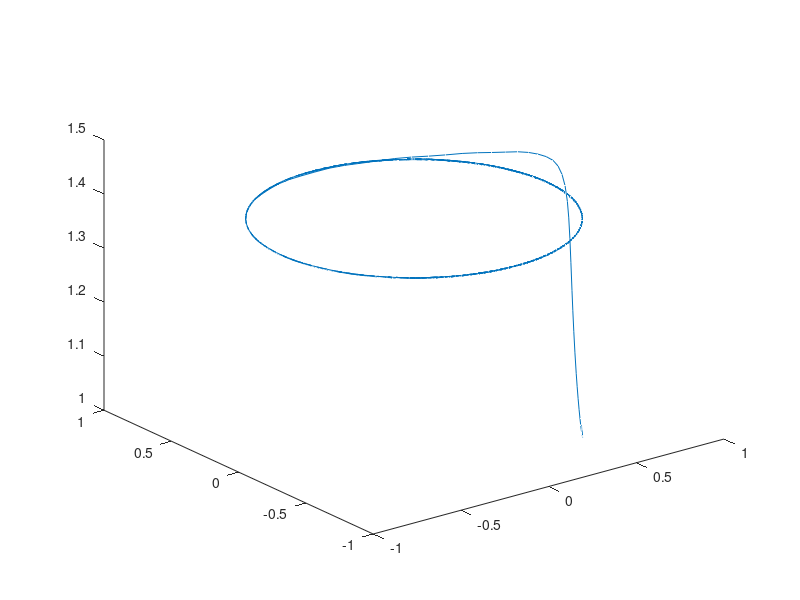
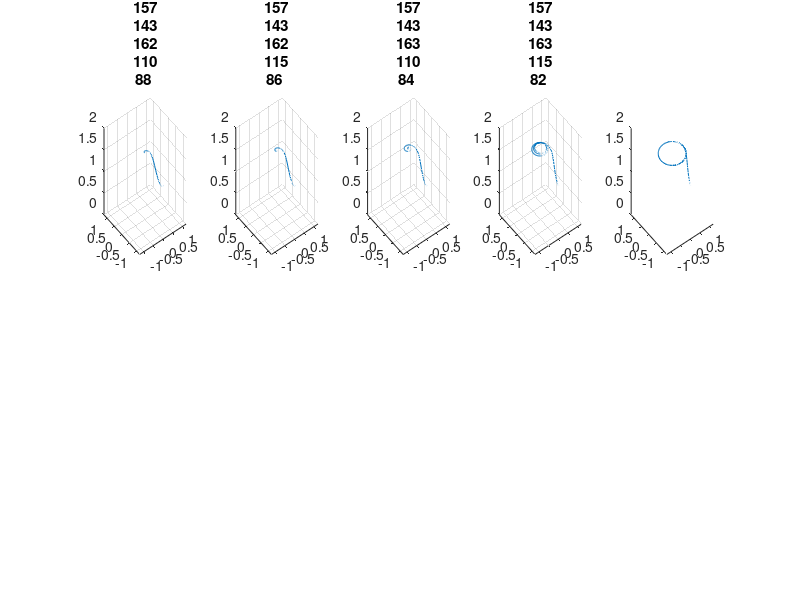

Here is the MATLAB script that generated these plots, in order: (Note: this script raises an error after producing the figures.)

l=1.8; close all;
langford = @(t,y) [(l-3)*y(1)-1/4*y(2)+y(1)*(y(3)+0.2*(1-y(3)^2));
    (l-3)*y(2)+1/4*y(1)+y(2)*(y(3)+0.2*(1-y(3)^2));
    l*y(3)-(y(1)*y(1)+y(2)*y(2)+y(3)*y(3))]; % Anonymous Function
 [t,X] = ode45(langford, [0,1000], [ 0.2334 -0.9401 1.0858]);
% plot(X(:,1),X(:,2))
plot3(X(:,1),X(:,2),X(:,3))

%%
close all;
figure("Position",[1921           1        1920         997])
for i=1:10
subplot(2,5,i)
% l=2.01; 
% l=1.98+i/10*(2.023-1.98); 
l=1.5+i/10*(1.98-1.5); 
langford = @(t,y) [(l-3)*y(1)-1/4*y(2)+y(1)*(y(3)+0.2*(1-y(3)^2));
    (l-3)*y(2)+1/4*y(1)+y(2)*(y(3)+0.2*(1-y(3)^2));
    l*y(3)-(y(1)*y(1)+y(2)*y(2)+y(3)*y(3))]; % Anonymous Function
 [t,X] = ode45(langford, [0,1000], [ 0.2334 -0.9401 1.0858]);
% plot(X(:,1),X(:,2))
plot3(X(:,1),X(:,2),X(:,3))
xlim([-1.2 1.2]); ylim([-1.2 1.2]); zlim([0 2]);
title("lam: "+num2str(l));
grid on;
end
%%
exportgraphics(gcf,"plot1.png","Resolution",300);

%%
x=X(end-1000:end,1);
y=X(end-1000:end,2);
z=X(end-1000:end,3);
t1=t(end-1000:end);
% plot3(x,y,z)
plot(t1,x); clf;
[f,z]=ft(t1,x); semilogy(f,z); hold on; grid on;
[f,z]=ft(t1,y); semilogy(f,z); hold on; grid on;
[f,z]=ft(t1,z); semilogy(f,z); hold on; grid on;
xlim([0 0.2]);
ylim([1e-6 1])
